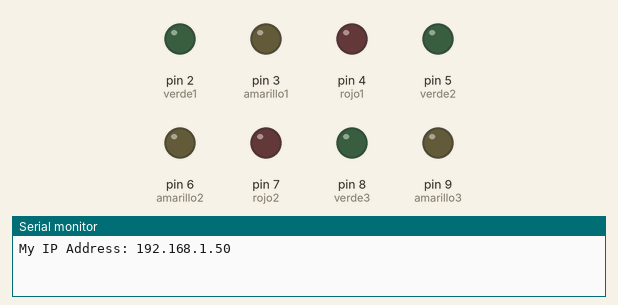
A sketch run on a simulated Arduino Uno, built with avr-gcc and run on an emulated ATmega328P. On the bench: output pins drawn as LEDs (lit = HIGH), the last lines printed to the serial monitor. WiFi joins after 1.5 s; servers stay silent unless stated; no MQTT or app messages arrive unless stated.

Above: at 1.52 s.
At 4.0 s:
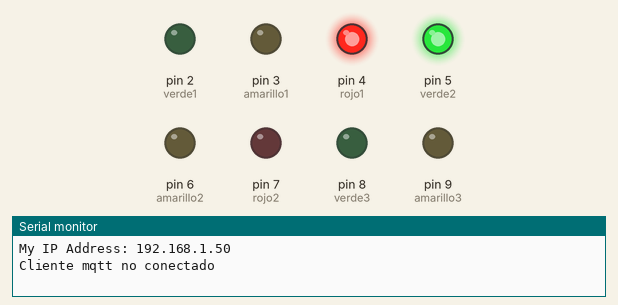
At 7.5 s:
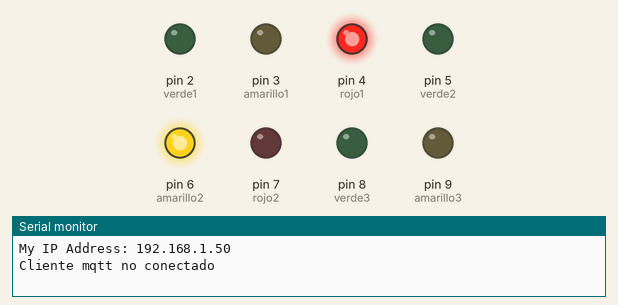
At 11.0 s:
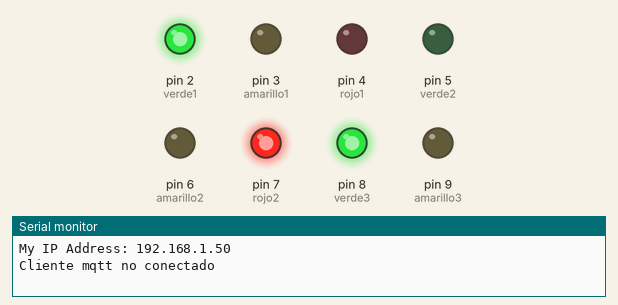
At 14.5 s:
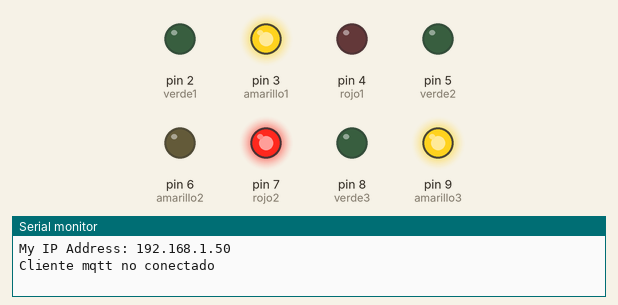
Timing chart, 0 to 19.7 s (numbered marks = the images above):
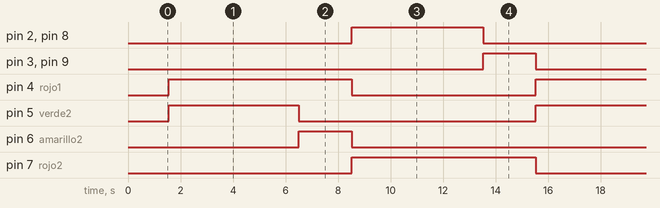

The sketch:

Semaforo.ino
```cpp
#include <SPI.h>
#include <Ethernet.h>
#include <EthernetUdp.h>
#include <PubSubClient.h>
#include <ArduinoJson.h>

#define verde1 2
#define amarillo1 3
#define rojo1 4
//SEMAFORO 2
#define verde2 5
#define amarillo2 6
#define rojo2 7
//SEMAFORO 3
#define verde3 8
#define amarillo3 9
#define rojo3 10
//SEMAFORO 4
#define verde4 11
#define amarillo4 12
#define rojo4 13

EthernetClient ethernetClient;
PubSubClient mqttClient(ethernetClient);
EthernetUDP Udp;

byte mac[] = {0x00, 0xAA, 0xBB, 0xCC, 0xDE, 0x06};
unsigned int localPort = 8001;
int packetSize;
byte mqttFlag = 0;
byte emergencyFlag = 0;
byte redFlag1 = 0;
byte yellowFlag1 = 0;
byte greenFlag1 = 0;
byte redFlag2 = 0;
byte yellowFlag2 = 0;
byte greenFlag2 = 0;
byte tlState = 0;
byte tlChange = 1;
byte tlCount = 0;
byte readFt = 0;
byte contR = 0;
char JSON_Data_Tx[150];
unsigned long previousMillis = 0;
long interval = 1*1000;
int cont = 0;

// ****************************** ThingsBoard login details ******************************
const char* server = "172.16.1.254";           // MQTT Broker (i.e. server)
const int port = 1883;                         // Default MQTT port

const char* client_id = "Semaforo";   // Can be anything
const char* username =  "LodxRSnCktZNrFKLhKm7";   // Authentication token here

const char* topicToPublish_DATA = "v1/devices/me/telemetry"; // Topic address to publish to for sending data.
const char* topicToPublish_ATTRIBUTES = "v1/devices/me/attributes"; // Topic address to publish to for sending attributes.
// ****************************************************************************************

void setup()
{
  Serial.begin(9600);
  while (!Serial) delay(2);
  Ethernet.init(10);

  while (Ethernet.begin(mac) == 0)
  {
    Serial.println("Fallo al configurar DHCP usando Ethernet.");

    if (Ethernet.hardwareStatus() == EthernetNoHardware)
    {
      Serial.println("No se encontro Ethernet Shield.");
    }
    else if (Ethernet.linkStatus() == LinkOFF)
    {
      Serial.println("Cable Ethernet no conectado.");
    }
    delay(5000);
  }

  Serial.print("My IP Address: ");
  Serial.println(Ethernet.localIP());
  Udp.begin(localPort);
  mqttClient.setServer(server, port);
  for(int pines=2; pines<=9; pines++)
  {
    pinMode(pines,OUTPUT);
  }
}

void loop()
{
  unsigned long currentMillis = millis();
  renovarDHCP();

  if (!mqttClient.connected())
  {
    Serial.println("Cliente mqtt no conectado");
    mqttClient.connect(client_id, username, NULL);
  }
  if(currentMillis - previousMillis > interval)
  {
    previousMillis = currentMillis; // reset the previous millis, so that it will continue to publish data.
    if(cont>=1  and cont <=60)
    {
      if(emergencyFlag == 1)
      {
        trafficLightState(3);
      }
      else if(emergencyFlag == 2)
      {
        trafficLightState(1);
      }
      packetSize = Udp.parsePacket();
      if (packetSize)
      {
        emergencyFlag = UDPReceivePacket();
      }
      cont --;
      if(mqttFlag == 0) mqttFlag = 1;
      else mqttFlag = 0;
      create_JSON_Data_Tx(); // Set up the data to be published
      mqttClient.publish(topicToPublish_ATTRIBUTES, JSON_Data_Tx);
      /*if(cont==0)
      {
        readFt = 3;
      }
      while(readFt >=1)
      {
        packetSize = Udp.parsePacket();
        //Serial.println(packetSize);
        if (packetSize) contR = UDPReceivePacket();
        Serial.println(contR);
        readFt--;
        delay(500);
      }
      if(contR > 0 && cont==0)
      {
        cont = 60;
        contR = 0;
      }
      else
      {
        if(emergencyFlag == 1) trafficLightState(4);
        if(emergencyFlag == 2) trafficLightState(2);
        contR = 0;
      }*/
    }
    else
    {
      packetSize = Udp.parsePacket();
      if (packetSize)
      {
        emergencyFlag = UDPReceivePacket();
        if(emergencyFlag>=1) cont = 60;
      }
      tlCount++;
      if(tlCount == tlChange)
      {
        tlState++;
        trafficLightState(tlState);
      }
      if(mqttFlag == 0) mqttFlag = 1;
      else mqttFlag = 0;
      create_JSON_Data_Tx(); // Set up the data to be published
      mqttClient.publish(topicToPublish_ATTRIBUTES, JSON_Data_Tx);
      if(tlState>=4) tlState = 0;
    }
 }
  mqttClient.loop();
}

void renovarDHCP()
{
  switch (Ethernet.maintain()) {
    case 1:
      //renewed fail
      Serial.println("Error en la renovación");
      break;

    case 2:
      //renewed success
      Serial.println("renovacion exitosa");
      //print your local IP address:
      Serial.print("La direccion IP es: ");
      Serial.println(Ethernet.localIP());
      break;

    case 3:
      //rebind fail
      Serial.println("Error: Revinculacion Fallida");
      break;

    case 4:
      //rebind success
      Serial.println("Revinculacion exitosa");
      //print your local IP address:
      Serial.print("la direccion IP es: ");
      Serial.println(Ethernet.localIP());
      break;

    default:
      //nothing happened
      break;
  }
}

byte UDPReceivePacket()
{
    byte bufferRead [1];
    Udp.read(bufferRead,1);
    byte data = bufferRead[0];
    return data;
}

void trafficLightState(int state)
{
  if (state==1)
  {
    redFlag1 = 1;
    yellowFlag1 = 0;
    greenFlag1 = 0;

    redFlag2 = 0;
    yellowFlag2 = 0;
    greenFlag2 = 1;

    tlChange = 5;
  }
  else if (state==2)
  {
    redFlag1 = 1;
    yellowFlag1 = 0;
    greenFlag1 = 0;

    redFlag2 = 0;
    yellowFlag2 = 1;
    greenFlag2 = 0;

    tlChange = 2;
  }
  else if (state==3)
  {
    redFlag1 = 0;
    yellowFlag1 = 0;
    greenFlag1 = 1;

    redFlag2 = 1;
    yellowFlag2 = 0;
    greenFlag2 = 0;

    tlChange = 5;
  }
  else if (state==4)
  {
    redFlag1 = 0;
    yellowFlag1 = 1;
    greenFlag1 = 0;

    redFlag2 = 1;
    yellowFlag2 = 0;
    greenFlag2 = 0;

    tlChange = 2;
  }
  tlCount = 0;
}

void create_JSON_Data_Tx(void)
{
  StaticJsonBuffer<200> JSON_Buffer; // Allocate JSON buffer with 200-byte pool
  JsonObject& JSON_Object = JSON_Buffer.createObject(); // Create JSON object (i.e. document)

  // Now populate the JSON document with data
  JSON_Object["MQTT"] = mqttFlag;
  JSON_Object["state"] = emergencyFlag;
  JSON_Object["red1"] = redFlag1;
  JSON_Object["yellow1"] = yellowFlag1;
  JSON_Object["green1"] = greenFlag1;
  JSON_Object["red2"] = redFlag2;
  JSON_Object["yellow2"] = yellowFlag2;
  JSON_Object["green2"] = greenFlag2;
  JSON_Object["contador"] = cont;

  digitalWrite(rojo1,redFlag1);
  digitalWrite(amarillo1,yellowFlag1);
  digitalWrite(verde1,greenFlag1);

  digitalWrite(rojo3,redFlag1);
  digitalWrite(amarillo3,yellowFlag1);
  digitalWrite(verde3,greenFlag1);

    digitalWrite(rojo2,redFlag2);
    digitalWrite(amarillo2,yellowFlag2);
    digitalWrite(verde2,greenFlag2);

    digitalWrite(rojo4,redFlag2);
    digitalWrite(amarillo4,yellowFlag2);
    digitalWrite(verde4,greenFlag2);

    JSON_Object.printTo(JSON_Data_Tx); // Store the data on global variable
}
```

Measured:
- by itself, pin 2 (verde1), pin 5 (verde2), pin 8 (verde3): alternates HIGH for 5.0 s and LOW for 9.0 s
- by itself, pin 3 (amarillo1), pin 6 (amarillo2), pin 9 (amarillo3): alternates HIGH for 2.0 s and LOW for 12.0 s
- by itself, pin 4 (rojo1), pin 7 (rojo2): alternates HIGH for 7.0 s and LOW for 7.0 s
